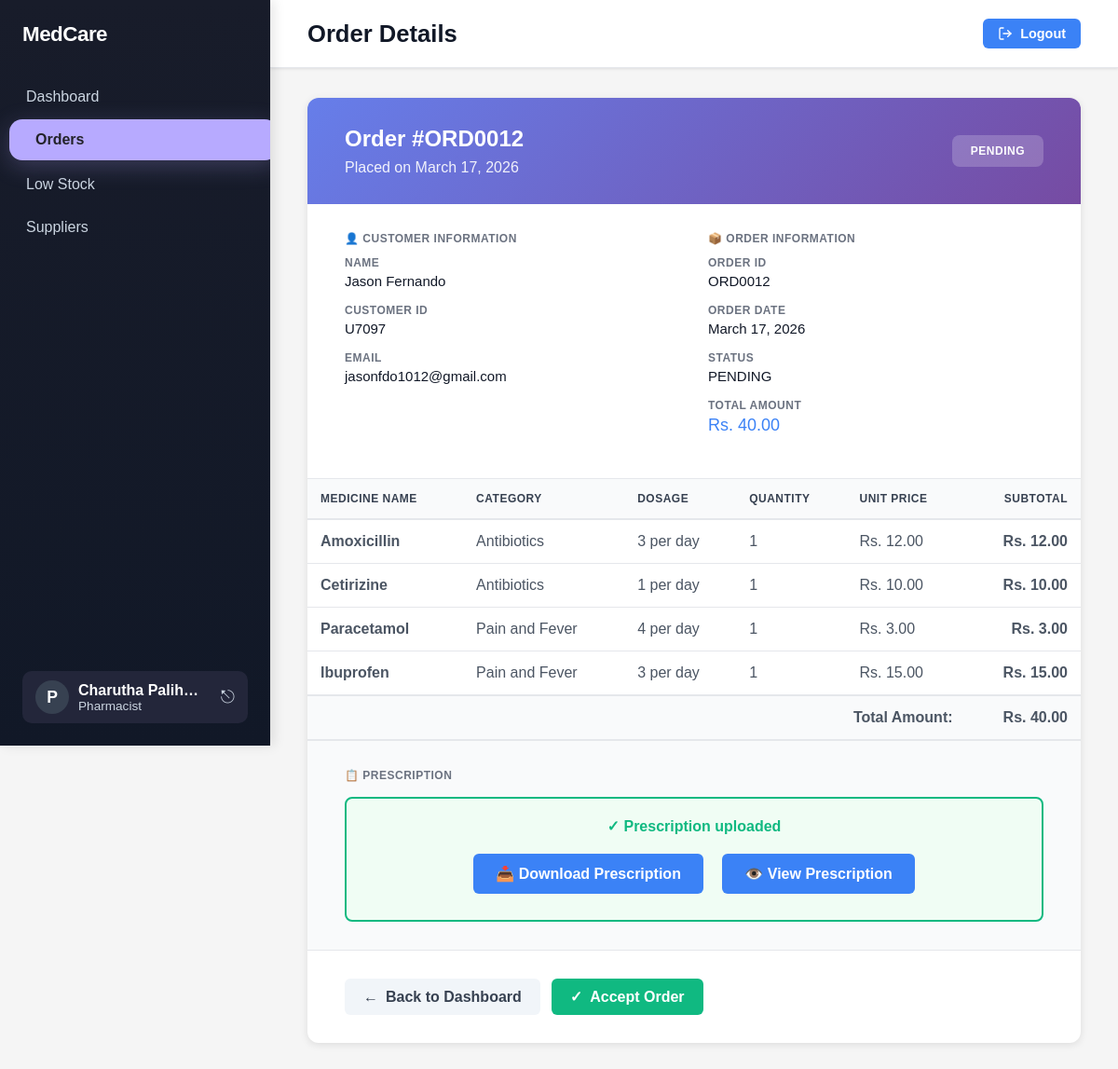
/view_order_details.php?order_id=ORD0012 (signed in), run on the app's committed database.
### tables this page shows
CREATE TABLE IF NOT EXISTS `orders` (
  `ORDER_ID` varchar(10) NOT NULL,
  `CUSTOMER_ID` varchar(10) NOT NULL,
  `ORDER_DATE` date NOT NULL,
  `TOTAL_AMOUNT` float NOT NULL,
  `STATUS` enum('PENDING','PROCESSING','COMPLETED','CANCEL') NOT NULL,
  `PRESCRIPTION_PATH` varchar(255) DEFAULT NULL,
  PRIMARY KEY (`ORDER_ID`),
  KEY `fk_CUSTOMER_ID_CUSTOMER` (`CUSTOMER_ID`)
);

CREATE TABLE IF NOT EXISTS `users` (
  `USER_ID` varchar(10) NOT NULL,
  `F_NAME` char(50) NOT NULL,
  `L_NAME` char(50) NOT NULL,
  `EMAIL` varchar(100) NOT NULL,
  `CONTACT_NUM` varchar(10) NOT NULL,
  `ROLE` enum('PHARMACIST','ADMIN','CUSTOMER') DEFAULT NULL,
  `PASSWORD` varchar(255) NOT NULL,
  PRIMARY KEY (`USER_ID`),
  UNIQUE KEY `EMAIL` (`EMAIL`)
);

CREATE TABLE IF NOT EXISTS `order_item` (
  `ORDER_ITEM_ID` int NOT NULL,
  `ORDER_ID` varchar(10) NOT NULL,
  `MEDICINE_ID` varchar(10) NOT NULL,
  `QUANTITY` int NOT NULL,
  `PRICE` float NOT NULL,
  PRIMARY KEY (`ORDER_ITEM_ID`),
  KEY `fk_ORDER_ID_ORDERS` (`ORDER_ID`),
  KEY `fk_MEDICINE_ID_MEDICINE` (`MEDICINE_ID`)
);

CREATE TABLE IF NOT EXISTS `medicine` (
  `MEDICINE_ID` varchar(10) NOT NULL,
  `NAME` char(50) NOT NULL,
  `CATEGORY` enum('Pain and Fever','Antibiotics','Chronic Care','General Wellness') NOT NULL,
  `Price` float NOT NULL,
  `STOCK_QUANTITY` int NOT NULL,
  `DOSAGE` char(50) NOT NULL,
  `EXP_DURATION` char(50) NOT NULL,
  PRIMARY KEY (`MEDICINE_ID`)
);

### public/view_order_details.php (the view, shortened to what this page needs)
<?php
require_once '../config/db_connect.php';
$order_id = $_GET['order_id'];
$stmt = $conn->prepare("
    SELECT o.ORDER_ID, o.CUSTOMER_ID, o.ORDER_DATE, o.TOTAL_AMOUNT, o.STATUS, o.PRESCRIPTION_PATH,
           u.F_NAME, u.L_NAME, u.EMAIL
    FROM orders o
    JOIN users u ON o.CUSTOMER_ID = u.USER_ID
    WHERE o.ORDER_ID = ?
");
$stmt->bind_param("s", $order_id);
$stmt->execute();
$result = $stmt->get_result();
$order = $result->fetch_assoc();
$stmt = $conn->prepare("
    SELECT m.NAME, m.CATEGORY, m.DOSAGE, oi.QUANTITY, oi.PRICE, (oi.QUANTITY * oi.PRICE) AS SUBTOTAL
    FROM order_item oi
    JOIN medicine m ON oi.MEDICINE_ID = m.MEDICINE_ID
    WHERE oi.ORDER_ID = ?
");
$stmt->bind_param("s", $order_id);
$stmt->execute();
$items = $stmt->get_result();
$pharmacist_name = $_SESSION['f_name'] . ' ' . $_SESSION['l_name'];
?>
<!DOCTYPE html>
<html lang="en">
<head>
</head>
<body>
<div class="sidebar">
    <div>
        <div class="sidebar-logo">MedCare</div>
        <nav class="sidebar-nav">
            <a href="dashboard_pharmacist.php">Dashboard</a>
            <a href="view_orders.php" class="active">Orders</a>
            <a href="view_low_stock.php">Low Stock</a>
            <a href="view_suppliers.php">Suppliers</a>
        </nav>
    </div>
    <div style="padding: 0 24px 24px 24px;">
        <div style="display: flex; align-items: center; gap: 10px; background: #23263a; border-radius: 10px; padding: 10px 14px;">
            <div style="width: 36px; height: 36px; border-radius: 50%; background: #374151; display: flex; align-items: center; justify-content: center; font-size: 1.1em; font-weight: 700; color: #fff;">P</div>
            <div style="flex:1; min-width:0;">
                <div style="font-size: 1em; font-weight: 600; color: #fff; white-space:nowrap; overflow:hidden; text-overflow:ellipsis;">
                    <?php echo htmlspecialchars($pharmacist_name); ?>
                </div>
                <div style="font-size: 0.85em; color: #cbd5e1;">Pharmacist</div>
            </div>
            <a href="logout.php" style="color: #cbd5e1; font-size: 1.2em; text-decoration: none; margin-left: 8px;">⎋</a>
        </div>
    </div>
</div>
<div class="main-content">
    <div class="header-bar">
        <h1>Order Details</h1>
        <a href="logout.php" style="display: flex; align-items: center; gap: 8px; color: white; background: #3B82F6; text-decoration: none; font-weight: 600; padding: 8px 16px; border-radius: 6px; transition: all 0.3s; font-size: 0.9rem;" onmouseover="this.style.background='#2563EB';" onmouseout="this.style.background='#3B82F6';">
            <svg width="16" height="16" viewBox="0 0 24 24" fill="none" stroke="currentColor" stroke-width="2" stroke-linecap="round" stroke-linejoin="round">
                <path d="M9 21H5a2 2 0 0 1-2-2V5a2 2 0 0 1 2-2h4"></path>
                <polyline points="16 17 21 12 16 7"></polyline>
                <line x1="21" y1="12" x2="9" y2="12"></line>
            </svg>
            Logout
        </a>
    </div>
    <div class="content">
        <div class="order-container">
            <div class="order-header">
                <div>
                    <h2>Order #<?php echo htmlspecialchars($order['ORDER_ID']); ?></h2>
                    <p style="margin-top: 8px; opacity: 0.9;">Placed on <?php echo date('F d, Y', strtotime($order['ORDER_DATE'])); ?></p>
                </div>
                <span class="status-badge status-<?php echo strtolower($order['STATUS']); ?>">
                    <?php echo htmlspecialchars($order['STATUS']); ?>
                </span>
            </div>
            <div class="order-details">
                <div class="detail-section">
                    <h3>👤 Customer Information</h3>
                    <div class="detail-item">
                        <div class="detail-label">Name</div>
                        <div class="detail-value"><?php echo htmlspecialchars($order['F_NAME'] . ' ' . $order['L_NAME']); ?></div>
                    </div>
                    <div class="detail-item">
                        <div class="detail-label">Customer ID</div>
                        <div class="detail-value"><?php echo htmlspecialchars($order['CUSTOMER_ID']); ?></div>
                    </div>
                    <div class="detail-item">
                        <div class="detail-label">Email</div>
                        <div class="detail-value"><?php echo htmlspecialchars($order['EMAIL']); ?></div>
                    </div>
                </div>
                <div class="detail-section">
                    <h3>📦 Order Information</h3>
                    <div class="detail-item">
                        <div class="detail-label">Order ID</div>
                        <div class="detail-value"><?php echo htmlspecialchars($order['ORDER_ID']); ?></div>
                    </div>
                    <div class="detail-item">
                        <div class="detail-label">Order Date</div>
                        <div class="detail-value"><?php echo date('F d, Y', strtotime($order['ORDER_DATE'])); ?></div>
                    </div>
                    <div class="detail-item">
                        <div class="detail-label">Status</div>
                        <div class="detail-value"><?php echo htmlspecialchars($order['STATUS']); ?></div>
                    </div>
                    <div class="detail-item">
                        <div class="detail-label">Total Amount</div>
                        <div class="detail-value" style="color: #3b82f6; font-size: 18px;">Rs. <?php echo number_format($order['TOTAL_AMOUNT'], 2); ?></div>
                    </div>
                </div>
            </div>
            <table class="items-table">
                <thead>
                    <tr>
                        <th>Medicine Name</th>
                        <th>Category</th>
                        <th>Dosage</th>
                        <th>Quantity</th>
                        <th>Unit Price</th>
                        <th style="text-align: right;">Subtotal</th>
                    </tr>
                </thead>
                <tbody>
                    <?php
                    $total = 0;
                    if ($items && $items->num_rows > 0) {
                        while ($item = $items->fetch_assoc()) {
                            $subtotal = $item['QUANTITY'] * $item['PRICE'];
                            $total += $subtotal;
                            echo "
                            <tr>
                                <td><strong>" . htmlspecialchars($item['NAME']) . "</strong></td>
                                <td>" . htmlspecialchars($item['CATEGORY']) . "</td>
                                <td>" . htmlspecialchars($item['DOSAGE'] ?? 'N/A') . "</td>
                                <td>" . htmlspecialchars($item['QUANTITY']) . "</td>
                                <td>Rs. " . number_format($item['PRICE'], 2) . "</td>
                                <td style='text-align: right; font-weight: 600;'>Rs. " . number_format($subtotal, 2) . "</td>
                            </tr>
                            ";
                        }
                    }
                    ?>
                    <tr class="subtotal-row">
                        <td colspan="5" style="text-align: right;">Total Amount:</td>
                        <td style="text-align: right;">Rs. <?php echo number_format($total, 2); ?></td>
                    </tr>
                </tbody>
            </table>
            <?php if ($order['PRESCRIPTION_PATH']): ?>
            <div class="prescription-section">
                <h3>📋 Prescription</h3>
                <div class="prescription-container has-file">
                    <p style="margin-bottom: 12px; color: #10b981; font-weight: 600;">✓ Prescription uploaded</p>
                    <a href="view_prescription.php?order_id=<?php echo htmlspecialchars($order['ORDER_ID']); ?>" class="prescription-button" download>
                        <span>📥</span> Download Prescription
                    </a>
                    <a href="view_prescription.php?order_id=<?php echo htmlspecialchars($order['ORDER_ID']); ?>" class="prescription-button" target="_blank">
                        <span>👁️</span> View Prescription
                    </a>
                </div>
            </div>
            <?php endif; ?>
            <div class="action-buttons">
                <a href="dashboard_pharmacist.php" class="btn btn-back">
                    <span>←</span> Back to Dashboard
                </a>
                <?php if ($order['STATUS'] === 'PENDING'): ?>
                <a href="accept_order.php?order_id=<?php echo htmlspecialchars($order['ORDER_ID']); ?>" class="btn btn-accept" onclick="return confirm('Accept this order and generate invoice?');">
                    <span>✓</span> Accept Order
                </a>
                <?php endif; ?>
            </div>
        </div>
    </div>
</div>
</body>
</html>

### public/view_order_details.php (style rules this page uses)
* { margin: 0; padding: 0; box-sizing: border-box; }
body { font-family: 'Montserrat', sans-serif; background: #f5f5f5; display: flex; min-height: 100vh; }
.sidebar { width: 290px; background: linear-gradient(180deg, #181c2a 0%, #111827 100%); color: #fff; display: flex; flex-direction: column; align-items: stretch; justify-content: space-between; height: 100vh; position: fixed; left: 0; top: 0; box-shadow: 4px 0 12px rgba(0,0,0,0.10); overflow: hidden; }
.sidebar-logo { padding: 0 24px; margin-bottom: 32px; margin-top: 24px; font-size: 1.4rem; font-weight: 700; letter-spacing: -0.5px; color: #fff; }
.sidebar-nav { display: flex; flex-direction: column; gap: 2px; }
.sidebar-nav a { display: flex; align-items: center; gap: 12px; padding: 13px 28px; border-radius: 12px; color: #cbd5e1; font-weight: 500; text-decoration: none; }
.sidebar-nav a.active { background: #b7aaff; color: #23232a; font-weight: 600; margin-bottom: 2px; margin-left: 10px; margin-right: -8px; box-shadow: 0 6px 24px 0 rgba(183,170,255,0.25), 0 1.5px 8px 0 rgba(0,0,0,0.10); position: relative; z-index: 2; border-radius: 14px; }
.main-content { margin-left: 290px; flex: 1; display: flex; flex-direction: column; }
.header-bar { background: white; padding: 20px 40px; display: flex; justify-content: space-between; align-items: center; box-shadow: 0 1px 3px rgba(0,0,0,0.1); border-bottom: 1px solid #e5e7eb; }
.header-bar h1 { color: #111827; font-size: 1.6rem; font-weight: 700; margin: 0; }
.content { flex: 1; overflow-y: auto; padding: 32px 40px; }
.order-container { max-width: 1000px; background: white; border-radius: 12px; box-shadow: 0 2px 8px rgba(0,0,0,0.1); overflow: hidden; }
.order-header { background: linear-gradient(135deg, #667eea 0%, #764ba2 100%); color: white; padding: 30px 40px; display: flex; justify-content: space-between; align-items: center; }
.order-header h2 { margin: 0; font-size: 24px; }
.status-badge { padding: 10px 20px; border-radius: 8px; font-weight: 600; text-transform: uppercase; font-size: 12px; letter-spacing: 0.5px; }
.status-pending { background: rgba(255,255,255,0.2); color: white; }
.order-details { padding: 30px 40px; display: grid; grid-template-columns: repeat(2, 1fr); gap: 30px; border-bottom: 1px solid #e5e7eb; }
.detail-section h3 { font-size: 12px; font-weight: 700; text-transform: uppercase; color: #6b7280; margin-bottom: 12px; letter-spacing: 0.5px; }
.detail-item { margin-bottom: 16px; }
.detail-label { font-size: 12px; color: #6b7280; text-transform: uppercase; letter-spacing: 0.5px; font-weight: 600; margin-bottom: 4px; }
.detail-value { font-size: 15px; color: #111827; font-weight: 500; }
.items-table { width: 100%; border-collapse: collapse; padding: 30px 40px; }
.items-table thead { background: #f9fafb; border-bottom: 2px solid #e5e7eb; }
.items-table th { padding: 14px; text-align: left; font-weight: 600; color: #374151; font-size: 12px; text-transform: uppercase; letter-spacing: 0.5px; }
.items-table td { padding: 14px; color: #4b5563; border-bottom: 1px solid #e5e7eb; }
.subtotal-row { font-weight: 600; background: #f9fafb; }
.subtotal-row td { border-top: 2px solid #e5e7eb; padding: 14px; }
.prescription-section { padding: 30px 40px; border-top: 1px solid #e5e7eb; background: #f9fafb; }
.prescription-section h3 { font-size: 12px; font-weight: 700; text-transform: uppercase; color: #6b7280; margin-bottom: 16px; letter-spacing: 0.5px; }
.prescription-container { background: white; border: 2px dashed #d1d5db; border-radius: 8px; padding: 20px; text-align: center; }
.prescription-container.has-file { border: 2px solid #10b981; background: #f0fdf4; }
.prescription-button { display: inline-block; padding: 12px 24px; background: #3b82f6; color: white; text-decoration: none; border-radius: 6px; font-weight: 600; transition: all 0.2s; margin: 8px; }
.action-buttons { padding: 30px 40px; display: flex; gap: 12px; justify-content: flex-start; border-top: 1px solid #e5e7eb; }
.btn { padding: 10px 20px; border: none; border-radius: 6px; cursor: pointer; font-weight: 600; text-decoration: none; display: inline-flex; align-items: center; gap: 8px; transition: all 0.2s; }
.btn-back { background: #f1f5f9; color: #374151; }
.btn-accept { background: #10b981; color: white; }

### data on the page
orders: ORDER_ID "ORD0012", ORDER_DATE "March 17, 2026", STATUS "PENDING", users.F_NAME+L_NAME "Jason Fernando", CUSTOMER_ID "U7097", users.EMAIL "jasonfdo1012@gmail.com", TOTAL_AMOUNT "40.00"
order_item: MEDICINE_ID.NAME "Amoxicillin", MEDICINE_ID.CATEGORY "Antibiotics", MEDICINE_ID.DOSAGE "3 per day", QUANTITY "1", PRICE "12.00", subtotal "12.00"
order_item: MEDICINE_ID.NAME "Cetirizine", MEDICINE_ID.CATEGORY "Antibiotics", MEDICINE_ID.DOSAGE "1 per day", QUANTITY "1", PRICE "10.00", subtotal "10.00"
order_item: MEDICINE_ID.NAME "Paracetamol", MEDICINE_ID.CATEGORY "Pain and Fever", MEDICINE_ID.DOSAGE "4 per day", QUANTITY "1", PRICE "3.00", subtotal "3.00"
order_item: MEDICINE_ID.NAME "Ibuprofen", MEDICINE_ID.CATEGORY "Pain and Fever", MEDICINE_ID.DOSAGE "3 per day", QUANTITY "1", PRICE "15.00", subtotal "15.00"

### other printed values
$pharmacist_name "Charutha Palih…"
$total "40.00"
